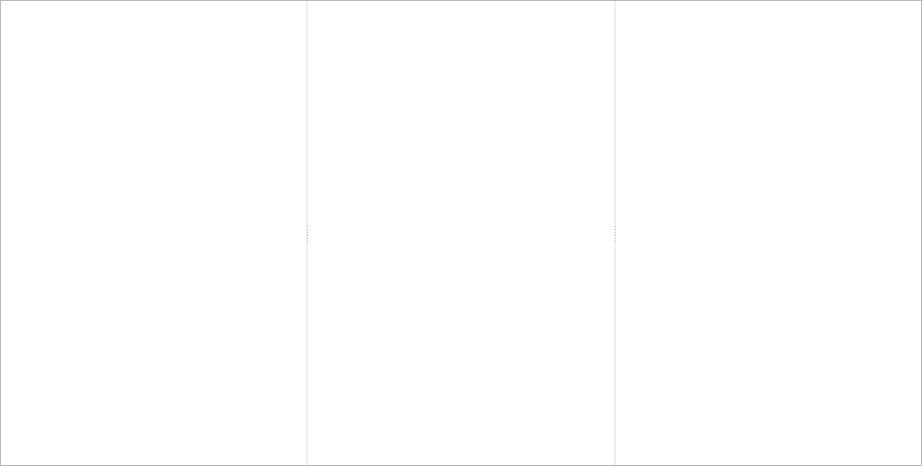
<?xml version="1.0" encoding="UTF-8"?>
<ui version="4.0">
 <class>MatchTreesFrame</class>
 <widget class="QFrame" name="MatchTreesFrame">
  <property name="geometry">
   <rect>
    <x>0</x>
    <y>0</y>
    <width>922</width>
    <height>466</height>
   </rect>
  </property>
  <property name="sizePolicy">
   <sizepolicy hsizetype="Expanding" vsizetype="Expanding">
    <horstretch>0</horstretch>
    <verstretch>0</verstretch>
   </sizepolicy>
  </property>
  <property name="windowTitle">
   <string>Frame</string>
  </property>
  <property name="frameShape">
   <enum>QFrame::StyledPanel</enum>
  </property>
  <property name="frameShadow">
   <enum>QFrame::Raised</enum>
  </property>
  <layout class="QVBoxLayout" name="verticalLayout">
   <property name="spacing">
    <number>0</number>
   </property>
   <property name="leftMargin">
    <number>0</number>
   </property>
   <property name="topMargin">
    <number>0</number>
   </property>
   <property name="rightMargin">
    <number>0</number>
   </property>
   <property name="bottomMargin">
    <number>0</number>
   </property>
   <item>
    <widget class="MinosSplitter" name="ArchiveSplitter">
     <property name="sizePolicy">
      <sizepolicy hsizetype="Expanding" vsizetype="Expanding">
       <horstretch>0</horstretch>
       <verstretch>0</verstretch>
      </sizepolicy>
     </property>
     <property name="orientation">
      <enum>Qt::Horizontal</enum>
     </property>
     <property name="handleWidth">
      <number>2</number>
     </property>
     <widget class="QTreeView" name="ThisMatchTree">
      <property name="sizePolicy">
       <sizepolicy hsizetype="Expanding" vsizetype="Expanding">
        <horstretch>0</horstretch>
        <verstretch>0</verstretch>
       </sizepolicy>
      </property>
      <property name="focusPolicy">
       <enum>Qt::ClickFocus</enum>
      </property>
      <property name="frameShape">
       <enum>QFrame::NoFrame</enum>
      </property>
      <property name="frameShadow">
       <enum>QFrame::Plain</enum>
      </property>
      <property name="midLineWidth">
       <number>1</number>
      </property>
      <property name="horizontalScrollBarPolicy">
       <enum>Qt::ScrollBarAsNeeded</enum>
      </property>
      <property name="sizeAdjustPolicy">
       <enum>QAbstractScrollArea::AdjustIgnored</enum>
      </property>
      <property name="editTriggers">
       <set>QAbstractItemView::NoEditTriggers</set>
      </property>
      <property name="alternatingRowColors">
       <bool>true</bool>
      </property>
      <attribute name="headerDefaultSectionSize">
       <number>150</number>
      </attribute>
     </widget>
     <widget class="QTreeView" name="OtherMatchTree">
      <property name="sizePolicy">
       <sizepolicy hsizetype="Expanding" vsizetype="Expanding">
        <horstretch>0</horstretch>
        <verstretch>0</verstretch>
       </sizepolicy>
      </property>
      <property name="focusPolicy">
       <enum>Qt::ClickFocus</enum>
      </property>
      <property name="frameShape">
       <enum>QFrame::NoFrame</enum>
      </property>
      <property name="frameShadow">
       <enum>QFrame::Plain</enum>
      </property>
      <property name="midLineWidth">
       <number>1</number>
      </property>
      <property name="horizontalScrollBarPolicy">
       <enum>Qt::ScrollBarAsNeeded</enum>
      </property>
      <property name="sizeAdjustPolicy">
       <enum>QAbstractScrollArea::AdjustIgnored</enum>
      </property>
      <property name="editTriggers">
       <set>QAbstractItemView::NoEditTriggers</set>
      </property>
      <property name="alternatingRowColors">
       <bool>true</bool>
      </property>
      <attribute name="headerDefaultSectionSize">
       <number>150</number>
      </attribute>
     </widget>
     <widget class="QTreeView" name="ArchiveMatchTree">
      <property name="sizePolicy">
       <sizepolicy hsizetype="Expanding" vsizetype="Expanding">
        <horstretch>0</horstretch>
        <verstretch>0</verstretch>
       </sizepolicy>
      </property>
      <property name="focusPolicy">
       <enum>Qt::ClickFocus</enum>
      </property>
      <property name="frameShape">
       <enum>QFrame::NoFrame</enum>
      </property>
      <property name="frameShadow">
       <enum>QFrame::Plain</enum>
      </property>
      <property name="midLineWidth">
       <number>1</number>
      </property>
      <property name="horizontalScrollBarPolicy">
       <enum>Qt::ScrollBarAsNeeded</enum>
      </property>
      <property name="sizeAdjustPolicy">
       <enum>QAbstractScrollArea::AdjustIgnored</enum>
      </property>
      <property name="editTriggers">
       <set>QAbstractItemView::NoEditTriggers</set>
      </property>
      <property name="alternatingRowColors">
       <bool>true</bool>
      </property>
      <attribute name="headerDefaultSectionSize">
       <number>150</number>
      </attribute>
     </widget>
    </widget>
   </item>
  </layout>
 </widget>
 <customwidgets>
  <customwidget>
   <class>MinosSplitter</class>
   <extends>QSplitter</extends>
   <header>minossplitter.h</header>
   <container>1</container>
  </customwidget>
 </customwidgets>
 <resources/>
 <connections/>
</ui>
